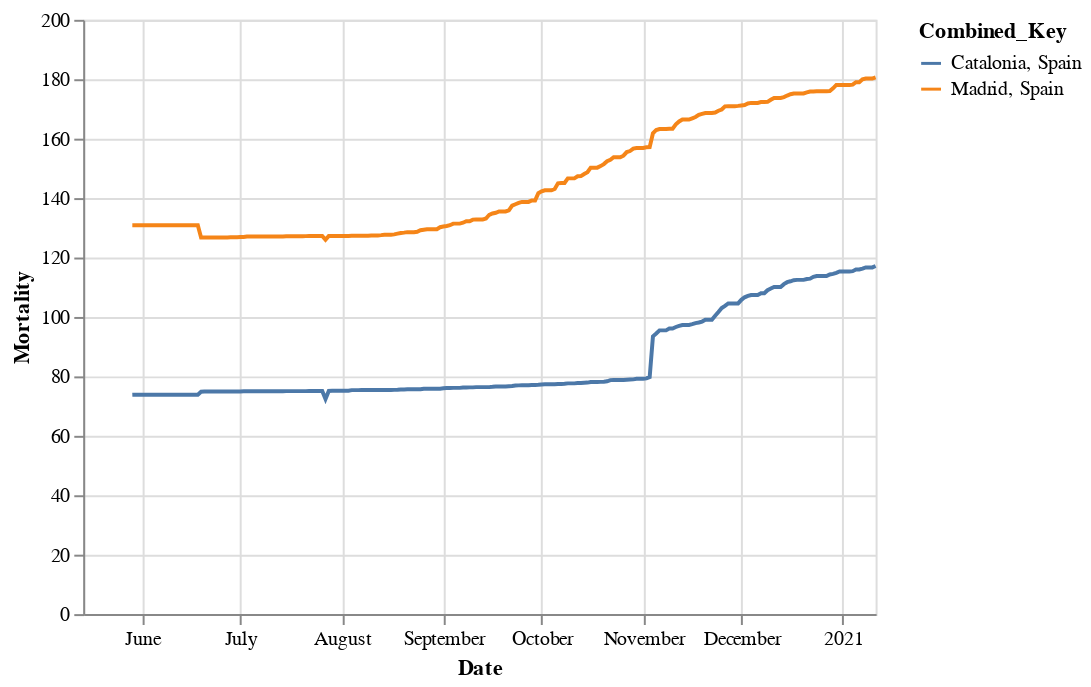

Write notebook code for a chart like this one.
### Code cell
alt.Chart(df[(df.Combined_Key=='Catalonia, Spain') | 
             (df.Combined_Key=='Madrid, Spain')]).mark_line().encode(x='Date:T',y='Mortality',color='Combined_Key')

### Figure 1 — Vega-Lite specification as saved in the notebook (floating-point values rounded to 4 significant figures; data arrays with more than 128 entries replaced by an {"elided": "..."} marker saying what was removed)
{"config": {"view": {"continuousWidth": 400, "continuousHeight": 300}}, "data": {"name": "data-469a2c1fd8a4e6c5bedd4a128205a9f0"}, "mark": "line", "encoding": {"color": {"type": "nominal", "field": "Combined_Key"}, "x": {"type": "temporal", "field": "Date"}, "y": {"type": "quantitative", "field": "Mortality"}}, "$schema": "https://vega.github.io/schema/vega-lite/v4.8.1.json", "datasets": {"data-469a2c1fd8a4e6c5bedd4a128205a9f0": {"elided": "486 records"}}}
